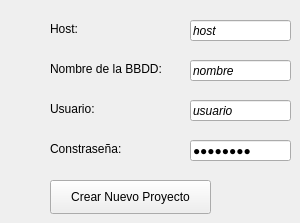
      <widget class="QWidget" name="tab">
       <attribute name="title">
        <string>Proyecto</string>
       </attribute>
       <widget class="QLabel" name="label_5">
        <property name="geometry">
         <rect>
          <x>50</x>
          <y>60</y>
          <width>131</width>
          <height>18</height>
         </rect>
        </property>
        <property name="text">
         <string>Nombre de la BBDD:</string>
        </property>
       </widget>
       <widget class="QLineEdit" name="lineEditNbbdd">
        <property name="geometry">
         <rect>
          <x>190</x>
          <y>60</y>
          <width>101</width>
          <height>21</height>
         </rect>
        </property>
        <property name="font">
         <font>
          <italic>true</italic>
         </font>
        </property>
        <property name="text">
         <string>nombre</string>
        </property>
        <property name="echoMode">
         <enum>QLineEdit::Normal</enum>
        </property>
       </widget>
       <widget class="QLabel" name="label_6">
        <property name="geometry">
         <rect>
          <x>50</x>
          <y>100</y>
          <width>59</width>
          <height>18</height>
         </rect>
        </property>
        <property name="text">
         <string>Usuario:</string>
        </property>
       </widget>
       <widget class="QLabel" name="label_7">
        <property name="geometry">
         <rect>
          <x>50</x>
          <y>20</y>
          <width>59</width>
          <height>18</height>
         </rect>
        </property>
        <property name="text">
         <string>Host:</string>
        </property>
       </widget>
       <widget class="QLineEdit" name="lineEditHost">
        <property name="geometry">
         <rect>
          <x>190</x>
          <y>20</y>
          <width>101</width>
          <height>21</height>
         </rect>
        </property>
        <property name="font">
         <font>
          <italic>true</italic>
         </font>
        </property>
        <property name="text">
         <string>host</string>
        </property>
        <property name="echoMode">
         <enum>QLineEdit::Normal</enum>
        </property>
       </widget>
       <widget class="QLineEdit" name="lineEditPassword">
        <property name="geometry">
         <rect>
          <x>190</x>
          <y>140</y>
          <width>101</width>
          <height>21</height>
         </rect>
        </property>
        <property name="font">
         <font>
          <italic>true</italic>
         </font>
        </property>
        <property name="text">
         <string>password</string>
        </property>
        <property name="echoMode">
         <enum>QLineEdit::Password</enum>
        </property>
       </widget>
       <widget class="QLabel" name="label_8">
        <property name="geometry">
         <rect>
          <x>50</x>
          <y>140</y>
          <width>81</width>
          <height>18</height>
         </rect>
        </property>
        <property name="text">
         <string>Constraseña:</string>
        </property>
       </widget>
       <widget class="QPushButton" name="pushButtonCreaProyecto">
        <property name="geometry">
         <rect>
          <x>50</x>
          <y>180</y>
          <width>161</width>
          <height>34</height>
         </rect>
        </property>
        <property name="text">
         <string>Crear Nuevo Proyecto</string>
        </property>
       </widget>
       <widget class="QLineEdit" name="lineEditUsuario">
        <property name="geometry">
         <rect>
          <x>190</x>
          <y>100</y>
          <width>101</width>
          <height>21</height>
         </rect>
        </property>
        <property name="font">
         <font>
          <italic>true</italic>
         </font>
        </property>
        <property name="text">
         <string>usuario</string>
        </property>
        <property name="echoMode">
         <enum>QLineEdit::Normal</enum>
        </property>
       </widget>
      </widget>
